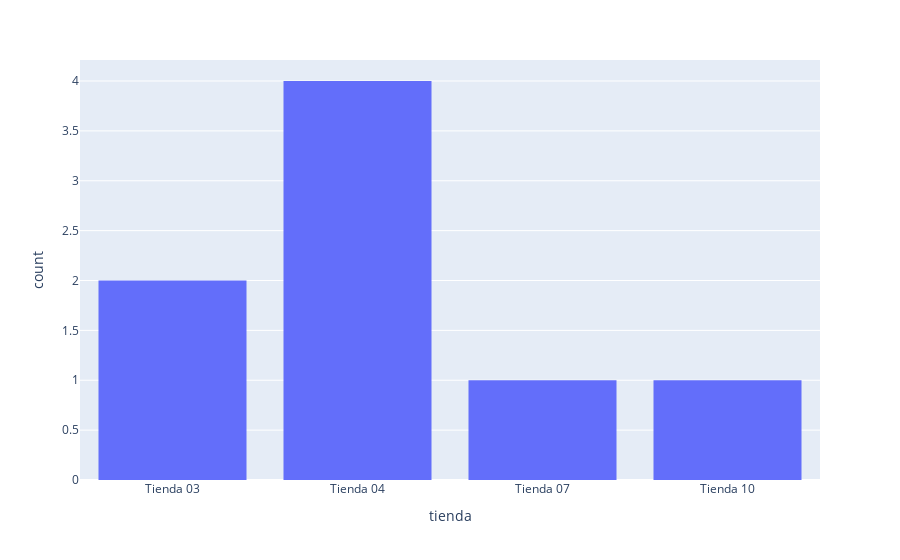

Notebook source saved alongside this figure:
### Code cell
px.histogram(data, x="tienda")

### Figure 1 — Plotly figure (JSON) as saved in the notebook; plotly's stock layout.template omitted (floating-point values rounded to 4 significant figures)
{"data": [{"bingroup": "x", "hovertemplate": "tienda=%{x}<br>count=%{y}<extra></extra>", "legendgroup": "", "marker": {"color": "#636efa", "pattern": {"shape": ""}}, "name": "", "orientation": "v", "showlegend": false, "type": "histogram", "x": ["Tienda 03", "Tienda 04", "Tienda 04", "Tienda 03", "Tienda 07", "Tienda 04", "Tienda 04", "Tienda 10"], "xaxis": "x", "yaxis": "y"}], "layout": {"barmode": "relative", "legend": {"tracegroupgap": 0}, "margin": {"t": 60}, "xaxis": {"anchor": "y", "domain": [0, 1], "title": {"text": "tienda"}}, "yaxis": {"anchor": "x", "domain": [0, 1], "title": {"text": "count"}}}}
